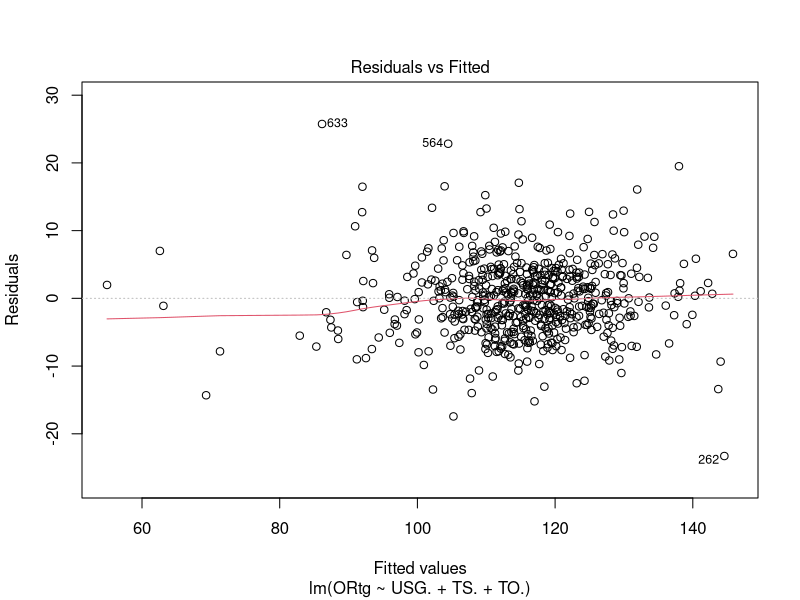
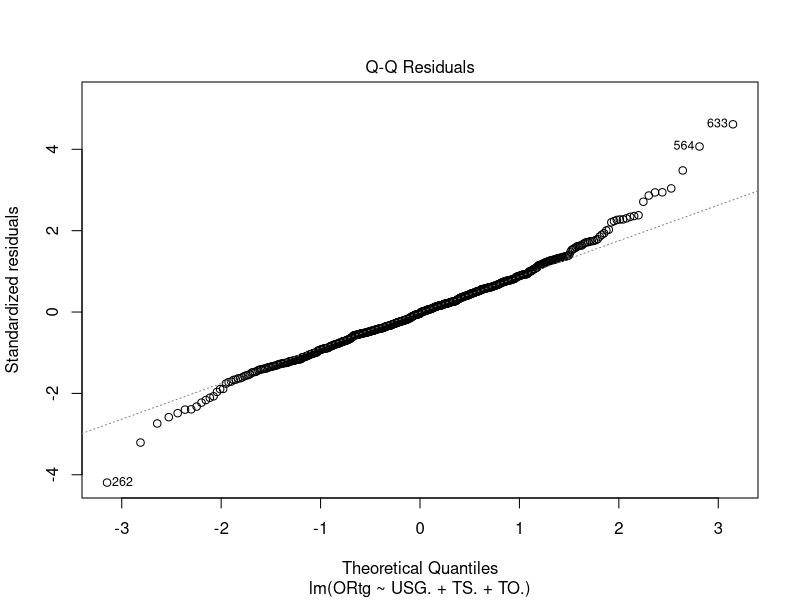
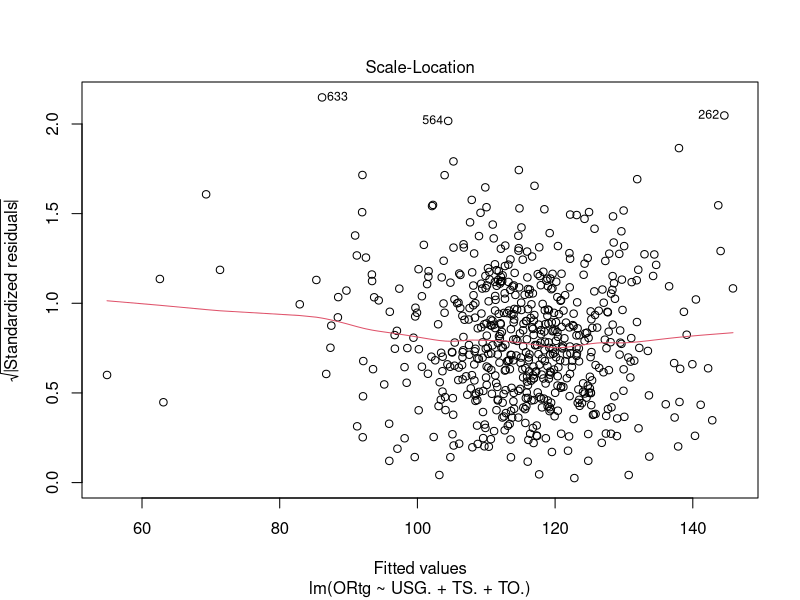
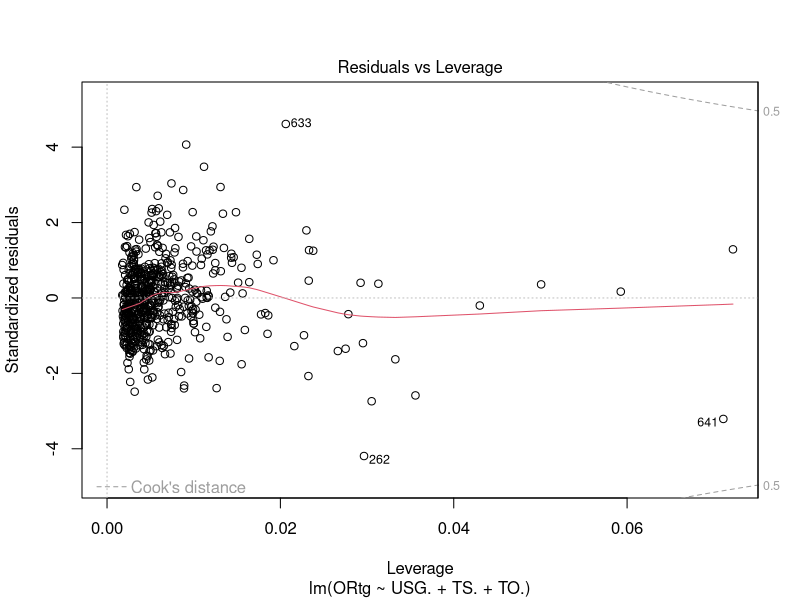
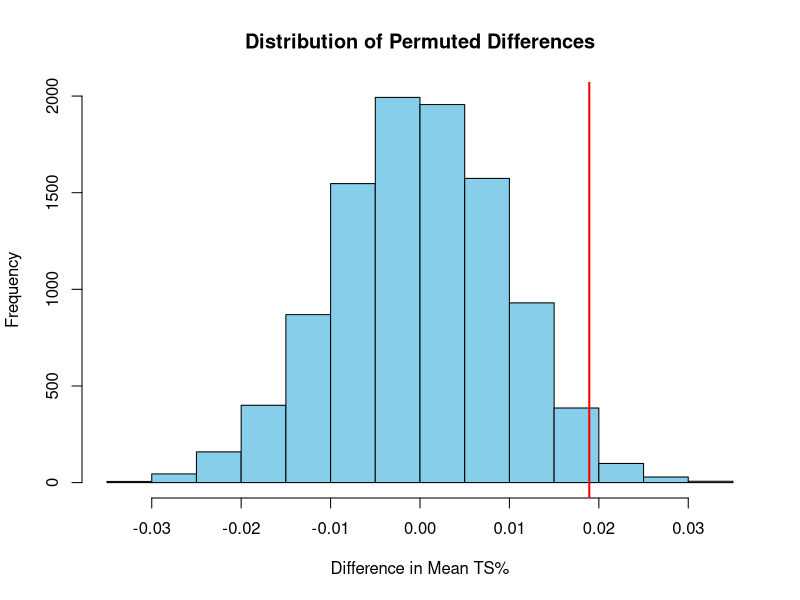
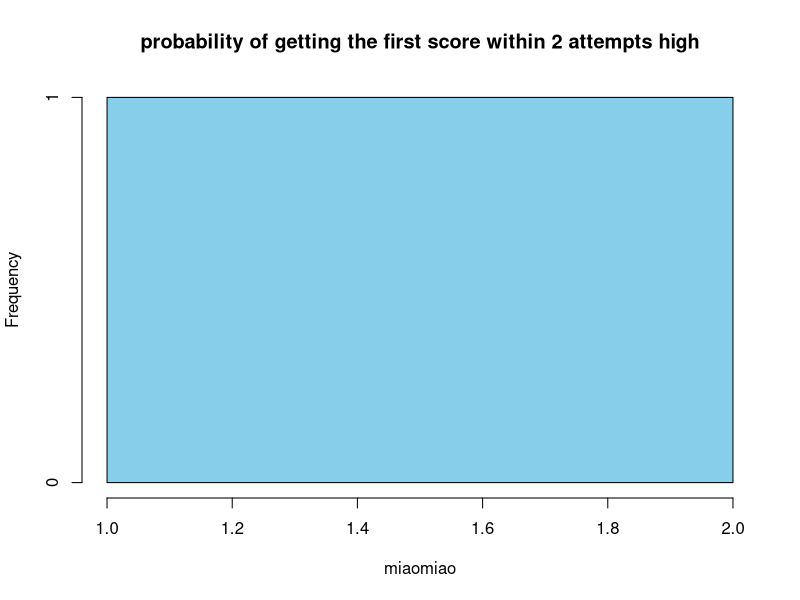
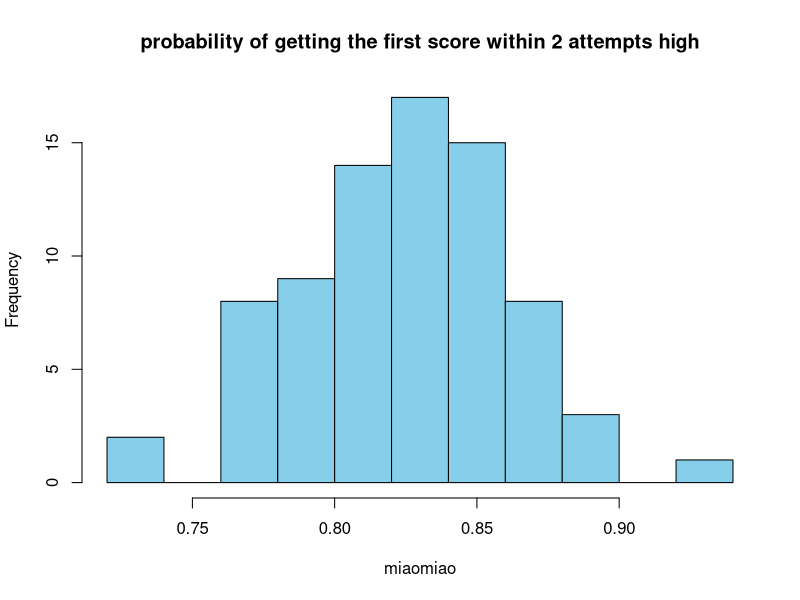
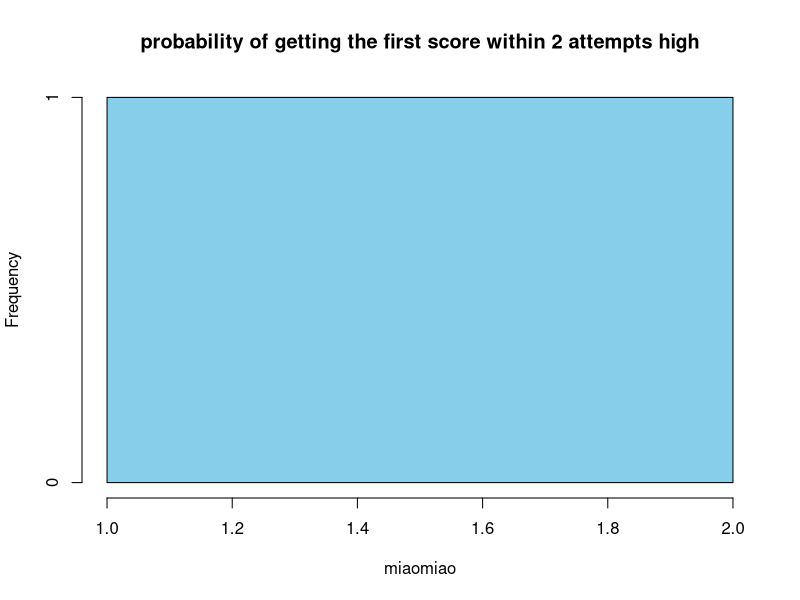

R code for these plots, in order:
## ---- chunk 1
knitr::opts_chunk$set(echo = TRUE)
## ---- chunk 2
nba_data <- read.csv("25-25PlayerStats.csv")

# Cleaning the data to remove outliers
# 1. Convert character columns to numeric

cols_to_fix <- c("USG.", "TS.", "TO.", "ORtg", "eFG.")
nba_data[cols_to_fix] <- lapply(nba_data[cols_to_fix], as.numeric)

# 2. Filter for play-time requirements and outliers 
cleaned_data <- subset(nba_data, 
                       MpG >= 4 & 
                       GP >= 3 & 
                       ORtg <= 160 & 
                       ORtg >= 50 & 
                       TO. >= 2 & 
                       TO. <= 50)

# 3. Remove rows with missing values in key analytical variables
critical_cols <- c("USG.", "TS.", "TO.", "ORtg")
cleaned_data <- cleaned_data[complete.cases(cleaned_data[, critical_cols]), ]

# 4. View results
summary(cleaned_data)
## ---- chunk 3
# Multiple linear regression based on cleaned data
regression_model <- lm(ORtg ~ USG. + TS. + TO., data = cleaned_data)

# Storing summary of outputs determined via regression model
model_summary <- summary(regression_model)

# Storing the coefficient table
coef_table <- coef(model_summary)

# Storing confidence intervals
coef_intervals <- confint(regression_model)

cat("MULTIPLE LINEAR REGRESSION RESULTS\n")

cat("Regression equation coefficients:\n")
print(round(coef(regression_model), 4))

cat("\nRegression equation:\n")
cat("Predicted ORtg = ",
    round(coef(regression_model)[1], 4), " + ",
    round(coef(regression_model)["USG."], 4), "(USG.) + ",
    round(coef(regression_model)["TS."], 4), "(TS.) + ",
    round(coef(regression_model)["TO."], 4), "(TO.)\n",
    sep = "")

# Printing regression equation coefficients
cat("\nCoefficient table:\n")
print(round(coef_table, 4))

# Printing adjusted R^2
cat("\nAdjusted R-squared:\n")
cat(round(model_summary$adj.r.squared, 4), "\n")

# Printing p-values for intercept and predictors
cat("\nP-values:\n")
print(coef_table[, "Pr(>|t|)"])

# Confidence intervals for determined coefficients
cat("\n95% confidence intervals for coefficients:\n")
print(round(coef_intervals, 4))

# Plot model
plot(regression_model)

## ---- chunk 4
# Define groups 
high_usage <- cleaned_data$TS.[cleaned_data$USG. > 25]
low_usage <- cleaned_data$TS.[cleaned_data$USG. <= 25]

# Observed difference
obs_diff <- mean(high_usage) - mean(low_usage)

# Permutation Test 
set.seed(4714)

n_permutations <- 10000
perm_diffs <- numeric(n_permutations)
all_ts <- c(high_usage, low_usage)
n_high <- length(high_usage)

for (i in 1:n_permutations) {
  shuffled <- sample(all_ts)
  perm_high <- shuffled[1:n_high]
  perm_low <- shuffled[(n_high + 1):length(all_ts)]
  perm_diffs[i] <- mean(perm_high) - mean(perm_low)
}

# Calculate P-value (two-tailed)
p_value <- mean(abs(perm_diffs) >= abs(obs_diff))
print(paste("Permutation P-value:", p_value))

# Visualize the distribution
hist(perm_diffs, main="Distribution of Permuted Differences", 
     xlab="Difference in Mean TS%", col="skyblue")
abline(v = obs_diff, col="red", lwd=2)
## ---- chunk 5
#true_shooting <- cleaned_data$TS.

#expected_value <- mean (1/true_shooting)


# k  <- 2
# success_less_than_2 <- pgeom(k-1,true_shooting)
# hist(success_less_than_2, main="probability of getting the first score within 2 attempts", 
#      xlab="miaomiao", col="skyblue")

## print expected value
## change graph label 
#high usage rate
expected_value_h <- mean (1/high_usage)
hist(expected_value_h, main="probability of getting the first score within 2 attempts high",
     xlab="miaomiao", col="skyblue")
k  <- 2
success_less_than_2_h <- pgeom(k-1,high_usage)
hist(success_less_than_2_h, main="probability of getting the first score within 2 attempts high",
     xlab="miaomiao", col="skyblue")

# low usage rate
expected_value_l <- mean (1/low_usage)
hist(expected_value_l, main="probability of getting the first score within 2 attempts high",
     xlab="miaomiao", col="skyblue")
success_less_than_2_l <- pgeom(k-1,low_usage)
hist(success_less_than_2_l, main="probability of getting the first score within 2 attempts low",
     xlab="miaomiao", col="skyblue")
